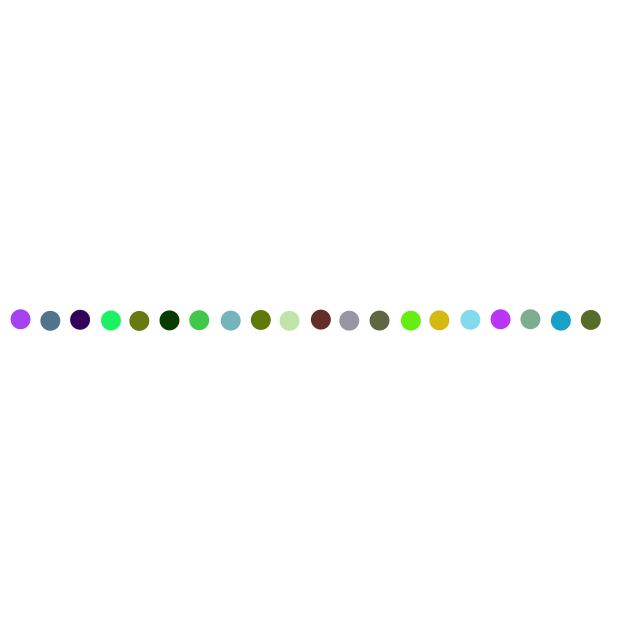
Frame 1 (no input)
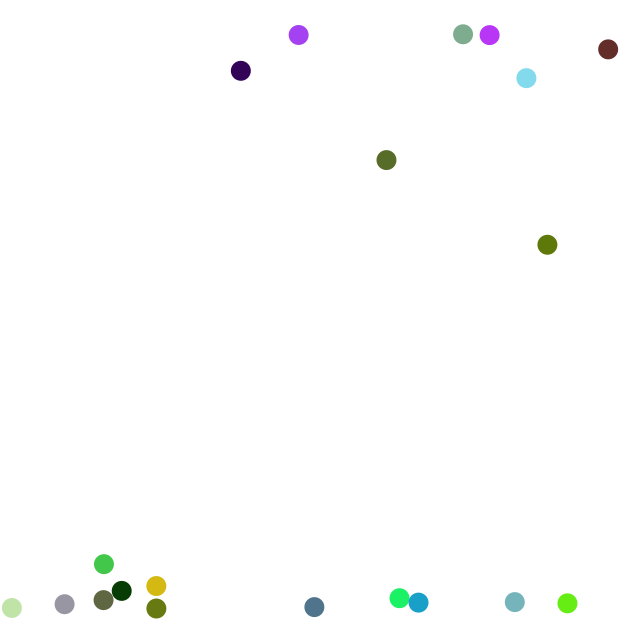
Frame 60 (the mouse pressed at the canvas centre just before this capture)
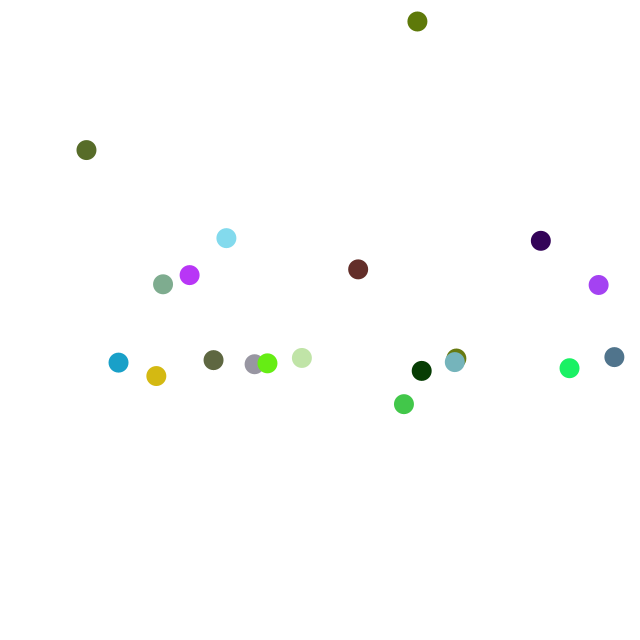
Frame 120 (the mouse held since frame 60 and released just before this capture)

The Processing sketch that drew these frames (run headless with seeded random() and noise(); from frame 60 on, the mouse is pressed at the canvas centre):

// Processing sketch: processing_176814
// ── processing_176814.pde

int numCirc = 20;

float circleSize = 20.0;
float circleSpace = 10.0;

float topB = 10.0; //y
float bottomB = 630.0; //y
float leftB = 10.0; //x
float rightB = 630.0; 

float [] xP = new float [numCirc];
float [] yP = new float [numCirc];

float [] xV = new float [numCirc];
float [] yV = new float [numCirc];
float vSpeed = 5.0;

float [] xA = new float [numCirc];
float [] yA = new float [numCirc];

color [] colors = new color[numCirc];

void setup() {
  size(640, 640);
  
  for (int i = 0; i < colors.length; i++) {
    colors[i] = randomColor();
    xP[i] = (i+1)*circleSize + i*circleSpace;
    yP[i] = 320.0;
    xA[i] = 1-random(2);
    yA[i] = 1-random(2);
  }
}

void speed() {
  for (int i = 0; i < colors.length; i++) {

    xV[i] = xV[i] + xA[i];
    yV[i] = yV[i] + yA[i]; //velocity first!!!

    if (xV[i] > vSpeed) {
      xV[i] = vSpeed;
    }
    if (xV[i] < -vSpeed) {
      xV[i] = -vSpeed;
    }
    if (yV[i] > vSpeed) {
      yV[i] = vSpeed;
    }
    if (yV[i] < -vSpeed) {
      yV[i] = -vSpeed;
    }


    xP[i] = xP[i] + xV[i];
    yP[i] = yP[i] + yV[i];

    if (xP[i] < leftB) { //accelerance first!!!!
      xA[i] = -xA[i];
      xV[i] = -xV[i];
    }
    if (xP[i] > rightB) {
      xA[i] = -xA[i];
      xV[i] = -xV[i];
    }
    if (yP[i] < topB) {
      yA[i] = -yA[i];
      yV[i] = -yV[i];
    }
    if (yP[i] > bottomB) {
      yA[i] = -yA[i];
      yV[i] = -yV[i];
    }
  }
}

  void draw() {
    speed();
    background(255);
    for (int i = 0; i < colors.length; i++) {
      noStroke();
      fill(colors[i]);
      ellipse(xP[i], yP[i], circleSize, circleSize);
    }
  }

  color randomColor() {  //type of function 
    return color(random(1)*255, random(1)*255, random(1)*255);
  }
